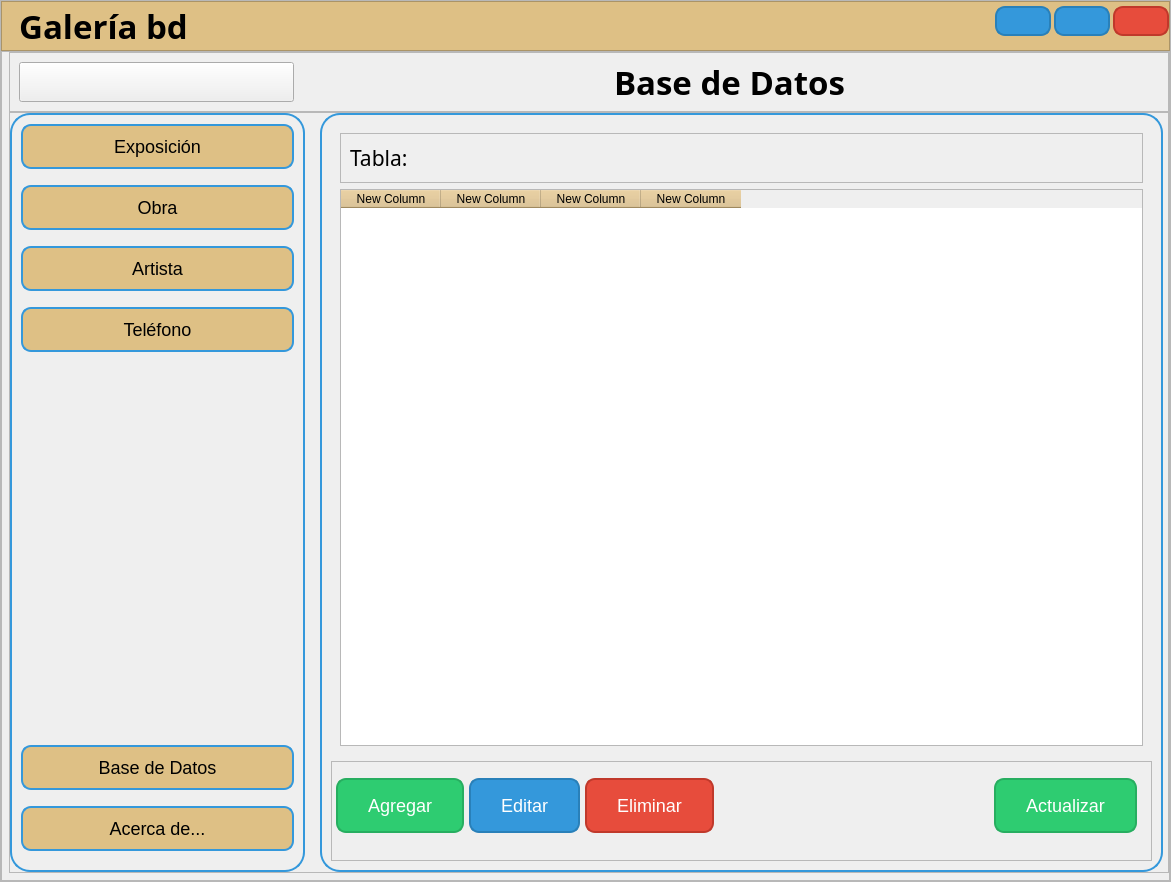
<?xml version="1.0" encoding="UTF-8"?>
<ui version="4.0">
 <class>MainWindow</class>
 <widget class="QMainWindow" name="MainWindow">
  <property name="geometry">
   <rect>
    <x>0</x>
    <y>0</y>
    <width>1171</width>
    <height>882</height>
   </rect>
  </property>
  <property name="windowTitle">
   <string>MainWindow</string>
  </property>
  <widget class="QWidget" name="centralwidget">
   <property name="styleSheet">
    <string notr="true">/*background-color: rgb(255, 255, 255);*/

</string>
   </property>
   <layout class="QHBoxLayout" name="horizontalLayout">
    <property name="spacing">
     <number>0</number>
    </property>
    <property name="leftMargin">
     <number>0</number>
    </property>
    <property name="topMargin">
     <number>0</number>
    </property>
    <property name="rightMargin">
     <number>0</number>
    </property>
    <property name="bottomMargin">
     <number>0</number>
    </property>
    <item>
     <widget class="QFrame" name="fr_contenedor">
      <property name="layoutDirection">
       <enum>Qt::LeftToRight</enum>
      </property>
      <property name="frameShape">
       <enum>QFrame::StyledPanel</enum>
      </property>
      <property name="frameShadow">
       <enum>QFrame::Raised</enum>
      </property>
      <layout class="QVBoxLayout" name="verticalLayout" stretch="1,8">
       <property name="spacing">
        <number>0</number>
       </property>
       <property name="leftMargin">
        <number>0</number>
       </property>
       <property name="topMargin">
        <number>0</number>
       </property>
       <property name="rightMargin">
        <number>0</number>
       </property>
       <property name="bottomMargin">
        <number>0</number>
       </property>
       <item>
        <widget class="QFrame" name="fr_superior">
         <property name="minimumSize">
          <size>
           <width>0</width>
           <height>50</height>
          </size>
         </property>
         <property name="maximumSize">
          <size>
           <width>16777215</width>
           <height>50</height>
          </size>
         </property>
         <property name="styleSheet">
          <string notr="true">*{background-color:#DEC085 ;}   /*#f39c12*/

/* Estilo para el botón de cerrar */
#bt_cerrar {
    padding: 10px;
    background-color: #e74c3c; /* Color rojo */
    border: 2px solid #c0392b; /* Borde rojo oscuro */
    border-radius: 10px;
    margin-bottom: 10px;
    color: #fff; /* Color del texto */
    cursor: pointer;
    transition: background-color 0.3s; /* Transición de color de fondo al pasar el mouse */
}

/* Estilo para el botón de minimizar */
#bt_minimizar {
    padding: 10px;
    background-color: #3498db; /* Color azul */
    border: 2px solid #2980b9; /* Borde azul oscuro */
    border-radius: 10px;
    margin-bottom: 10px;
	margin-right: 2.5px;
    color: #fff; /* Color del texto */
    cursor: pointer;
    transition: background-color 0.3s; /* Transición de color de fondo al pasar el mouse */
}

/* Estilo para el botón de maximizar */
#bt_maximizar {
    padding: 10px;
    background-color: #3498db; /* Color azul */
    border: 2px solid #2980b9; /* Borde azul oscuro */
    border-radius: 10px;
	margin-bottom: 10px; /* Margen en la parte inferior */
    margin-right: 2.5px;
    color: #fff; /* Color del texto */
    cursor: pointer;
    transition: background-color 0.3s; /* Transición de color de fondo al pasar el mouse */
}

/* Efecto hover para todos los botones */
#bt_cerrar:hover,
#bt_minimizar:hover,
#bt_maximizar:hover {
    background-color: #c0392b; /* Cambio de color de fondo al pasar el mouse para el botón de cerrar */
}

#bt_minimizar:hover,
#bt_maximizar:hover {
    background-color: #2980b9; /* Cambio de color de fondo al pasar el mouse para los botones de minimizar y maximizar */
}


</string>
         </property>
         <property name="frameShape">
          <enum>QFrame::StyledPanel</enum>
         </property>
         <property name="frameShadow">
          <enum>QFrame::Raised</enum>
         </property>
         <layout class="QHBoxLayout" name="horizontalLayout_2">
          <property name="spacing">
           <number>0</number>
          </property>
          <property name="leftMargin">
           <number>0</number>
          </property>
          <property name="topMargin">
           <number>0</number>
          </property>
          <property name="rightMargin">
           <number>0</number>
          </property>
          <property name="bottomMargin">
           <number>0</number>
          </property>
          <item>
           <widget class="QLabel" name="label">
            <property name="sizePolicy">
             <sizepolicy hsizetype="Preferred" vsizetype="Preferred">
              <horstretch>0</horstretch>
              <verstretch>0</verstretch>
             </sizepolicy>
            </property>
            <property name="minimumSize">
             <size>
              <width>0</width>
              <height>0</height>
             </size>
            </property>
            <property name="font">
             <font>
              <family>Mongolian Baiti</family>
              <pointsize>25</pointsize>
              <weight>75</weight>
              <bold>true</bold>
             </font>
            </property>
            <property name="text">
             <string>  Galería bd</string>
            </property>
           </widget>
          </item>
          <item>
           <spacer name="horizontalSpacer">
            <property name="orientation">
             <enum>Qt::Horizontal</enum>
            </property>
            <property name="sizeHint" stdset="0">
             <size>
              <width>40</width>
              <height>20</height>
             </size>
            </property>
           </spacer>
          </item>
          <item>
           <widget class="QPushButton" name="bt_minimizar">
            <property name="minimumSize">
             <size>
              <width>40</width>
              <height>0</height>
             </size>
            </property>
            <property name="maximumSize">
             <size>
              <width>16777215</width>
              <height>40</height>
             </size>
            </property>
            <property name="cursor">
             <cursorShape>PointingHandCursor</cursorShape>
            </property>
            <property name="text">
             <string/>
            </property>
            <property name="icon">
             <iconset resource="icons.qrc">
              <normaloff>:/icons/icons/minus.svg</normaloff>:/icons/icons/minus.svg</iconset>
            </property>
           </widget>
          </item>
          <item>
           <widget class="QPushButton" name="bt_maximizar">
            <property name="minimumSize">
             <size>
              <width>40</width>
              <height>0</height>
             </size>
            </property>
            <property name="maximumSize">
             <size>
              <width>16777215</width>
              <height>40</height>
             </size>
            </property>
            <property name="cursor">
             <cursorShape>PointingHandCursor</cursorShape>
            </property>
            <property name="text">
             <string/>
            </property>
            <property name="icon">
             <iconset resource="icons.qrc">
              <normaloff>:/icons/icons/maximize.svg</normaloff>:/icons/icons/maximize.svg</iconset>
            </property>
           </widget>
          </item>
          <item>
           <widget class="QPushButton" name="bt_cerrar">
            <property name="minimumSize">
             <size>
              <width>40</width>
              <height>0</height>
             </size>
            </property>
            <property name="maximumSize">
             <size>
              <width>16777215</width>
              <height>40</height>
             </size>
            </property>
            <property name="cursor">
             <cursorShape>PointingHandCursor</cursorShape>
            </property>
            <property name="styleSheet">
             <string notr="true">bt_cerrar {
    padding: 10px;
    background-color: #e74c3c; /* Color rojo */
    border: 2px solid #c0392b; /* Borde rojo oscuro */
    border-radius: 10px;
    margin-bottom: 10px;
    color: #fff; /* Color del texto */
    cursor: pointer;
    transition: background-color 0.3s; /* Transición de color de fondo al pasar el mouse */
}</string>
            </property>
            <property name="text">
             <string/>
            </property>
            <property name="icon">
             <iconset resource="icons.qrc">
              <normaloff>:/icons/icons/x.svg</normaloff>:/icons/icons/x.svg</iconset>
            </property>
           </widget>
          </item>
         </layout>
        </widget>
       </item>
       <item>
        <widget class="QFrame" name="fr_main">
         <property name="frameShape">
          <enum>QFrame::StyledPanel</enum>
         </property>
         <property name="frameShadow">
          <enum>QFrame::Raised</enum>
         </property>
         <layout class="QVBoxLayout" name="verticalLayout_2">
          <property name="spacing">
           <number>0</number>
          </property>
          <property name="leftMargin">
           <number>7</number>
          </property>
          <property name="topMargin">
           <number>0</number>
          </property>
          <property name="rightMargin">
           <number>0</number>
          </property>
          <property name="bottomMargin">
           <number>7</number>
          </property>
          <item>
           <widget class="QFrame" name="fr_menu_titulo">
            <property name="sizePolicy">
             <sizepolicy hsizetype="Preferred" vsizetype="Preferred">
              <horstretch>0</horstretch>
              <verstretch>200</verstretch>
             </sizepolicy>
            </property>
            <property name="minimumSize">
             <size>
              <width>0</width>
              <height>0</height>
             </size>
            </property>
            <property name="maximumSize">
             <size>
              <width>16777215</width>
              <height>60</height>
             </size>
            </property>
            <property name="frameShape">
             <enum>QFrame::StyledPanel</enum>
            </property>
            <property name="frameShadow">
             <enum>QFrame::Raised</enum>
            </property>
            <layout class="QHBoxLayout" name="horizontalLayout_4">
             <item>
              <widget class="QPushButton" name="bt_menu">
               <property name="minimumSize">
                <size>
                 <width>275</width>
                 <height>40</height>
                </size>
               </property>
               <property name="cursor">
                <cursorShape>PointingHandCursor</cursorShape>
               </property>
               <property name="text">
                <string/>
               </property>
               <property name="icon">
                <iconset resource="icons.qrc">
                 <normaloff>:/icons/icons/menu.svg</normaloff>:/icons/icons/menu.svg</iconset>
               </property>
               <property name="iconSize">
                <size>
                 <width>40</width>
                 <height>40</height>
                </size>
               </property>
              </widget>
             </item>
             <item>
              <spacer name="horizontalSpacer_2">
               <property name="orientation">
                <enum>Qt::Horizontal</enum>
               </property>
               <property name="sizeHint" stdset="0">
                <size>
                 <width>300</width>
                 <height>20</height>
                </size>
               </property>
              </spacer>
             </item>
             <item>
              <widget class="QLabel" name="label_2">
               <property name="font">
                <font>
                 <family>Mongolian Baiti</family>
                 <pointsize>25</pointsize>
                 <weight>75</weight>
                 <bold>true</bold>
                </font>
               </property>
               <property name="text">
                <string>Base de Datos</string>
               </property>
              </widget>
             </item>
             <item>
              <spacer name="horizontalSpacer_3">
               <property name="orientation">
                <enum>Qt::Horizontal</enum>
               </property>
               <property name="sizeHint" stdset="0">
                <size>
                 <width>300</width>
                 <height>20</height>
                </size>
               </property>
              </spacer>
             </item>
            </layout>
           </widget>
          </item>
          <item>
           <widget class="QFrame" name="frame_2">
            <property name="frameShape">
             <enum>QFrame::StyledPanel</enum>
            </property>
            <property name="frameShadow">
             <enum>QFrame::Raised</enum>
            </property>
            <layout class="QHBoxLayout" name="horizontalLayout_3">
             <property name="spacing">
              <number>10</number>
             </property>
             <property name="leftMargin">
              <number>0</number>
             </property>
             <property name="topMargin">
              <number>0</number>
             </property>
             <property name="rightMargin">
              <number>0</number>
             </property>
             <property name="bottomMargin">
              <number>0</number>
             </property>
             <item>
              <widget class="QFrame" name="fr_menu">
               <property name="minimumSize">
                <size>
                 <width>300</width>
                 <height>0</height>
                </size>
               </property>
               <property name="maximumSize">
                <size>
                 <width>300</width>
                 <height>16777215</height>
                </size>
               </property>
               <property name="styleSheet">
                <string notr="true">QPushButton{
	padding: 10px;
	background-color: #DEC085;
	border: 2px solid #3498db;
	border-radius: 10px;
	margin-bottom: 10px;
	font-size: 18px;

}

QPushButton:hover {
    background-color: white; /* Fondo gris claro cuando el mouse está sobre el botón */
    color: black; /* Texto en color negro cuando el mouse está sobre el botón */
}

#fr_menu {
	background-color: ;
	border: 2px solid #3498db;
	border-radius: 20px;
	margin-right: 5px;
}</string>
               </property>
               <property name="frameShape">
                <enum>QFrame::StyledPanel</enum>
               </property>
               <property name="frameShadow">
                <enum>QFrame::Raised</enum>
               </property>
               <layout class="QVBoxLayout" name="verticalLayout_3">
                <item>
                 <widget class="QPushButton" name="bt_exposicion">
                  <property name="cursor">
                   <cursorShape>PointingHandCursor</cursorShape>
                  </property>
                  <property name="layoutDirection">
                   <enum>Qt::LeftToRight</enum>
                  </property>
                  <property name="text">
                   <string>Exposición</string>
                  </property>
                  <property name="checkable">
                   <bool>false</bool>
                  </property>
                  <property name="autoRepeat">
                   <bool>false</bool>
                  </property>
                 </widget>
                </item>
                <item>
                 <widget class="QPushButton" name="bt_obra">
                  <property name="cursor">
                   <cursorShape>PointingHandCursor</cursorShape>
                  </property>
                  <property name="layoutDirection">
                   <enum>Qt::LeftToRight</enum>
                  </property>
                  <property name="text">
                   <string>Obra</string>
                  </property>
                  <property name="checkable">
                   <bool>false</bool>
                  </property>
                  <property name="autoRepeat">
                   <bool>false</bool>
                  </property>
                 </widget>
                </item>
                <item>
                 <widget class="QPushButton" name="bt_artista">
                  <property name="cursor">
                   <cursorShape>PointingHandCursor</cursorShape>
                  </property>
                  <property name="layoutDirection">
                   <enum>Qt::LeftToRight</enum>
                  </property>
                  <property name="text">
                   <string>Artista</string>
                  </property>
                  <property name="checkable">
                   <bool>false</bool>
                  </property>
                  <property name="autoRepeat">
                   <bool>false</bool>
                  </property>
                 </widget>
                </item>
                <item>
                 <widget class="QPushButton" name="bt_telefono">
                  <property name="cursor">
                   <cursorShape>PointingHandCursor</cursorShape>
                  </property>
                  <property name="layoutDirection">
                   <enum>Qt::LeftToRight</enum>
                  </property>
                  <property name="text">
                   <string>Teléfono</string>
                  </property>
                  <property name="checkable">
                   <bool>false</bool>
                  </property>
                  <property name="autoRepeat">
                   <bool>false</bool>
                  </property>
                 </widget>
                </item>
                <item>
                 <spacer name="verticalSpacer">
                  <property name="orientation">
                   <enum>Qt::Vertical</enum>
                  </property>
                  <property name="sizeHint" stdset="0">
                   <size>
                    <width>20</width>
                    <height>40</height>
                   </size>
                  </property>
                 </spacer>
                </item>
                <item>
                 <widget class="QPushButton" name="bt_tablas">
                  <property name="cursor">
                   <cursorShape>PointingHandCursor</cursorShape>
                  </property>
                  <property name="text">
                   <string>Base de Datos</string>
                  </property>
                 </widget>
                </item>
                <item>
                 <widget class="QPushButton" name="bt_acerca_de">
                  <property name="cursor">
                   <cursorShape>PointingHandCursor</cursorShape>
                  </property>
                  <property name="layoutDirection">
                   <enum>Qt::LeftToRight</enum>
                  </property>
                  <property name="text">
                   <string>Acerca de...</string>
                  </property>
                  <property name="checkable">
                   <bool>false</bool>
                  </property>
                  <property name="autoRepeat">
                   <bool>false</bool>
                  </property>
                 </widget>
                </item>
               </layout>
              </widget>
             </item>
             <item>
              <widget class="QFrame" name="fr_tablas">
               <property name="styleSheet">
                <string notr="true">#fr_tablas {
	background-color: ;
	border: 2px solid #3498db;
	border-radius: 20px;
	margin-right: 5px;
}</string>
               </property>
               <property name="frameShape">
                <enum>QFrame::StyledPanel</enum>
               </property>
               <property name="frameShadow">
                <enum>QFrame::Raised</enum>
               </property>
               <layout class="QVBoxLayout" name="verticalLayout_4">
                <item>
                 <widget class="QStackedWidget" name="stackedWidget">
                  <property name="styleSheet">
                   <string notr="true">QHeaderView::section {
    background-color: #DEC085 ;
}
{
background-color: ;
border: 1px solid #3498db;
}</string>
                  </property>
                  <property name="currentIndex">
                   <number>1</number>
                  </property>
                  <widget class="QWidget" name="page_acerca_de">
                   <layout class="QVBoxLayout" name="verticalLayout_6">
                    <item>
                     <widget class="QTextBrowser" name="text_acerca_de">
                      <property name="html">
                       <string>&lt;!DOCTYPE HTML PUBLIC &quot;-//W3C//DTD HTML 4.0//EN&quot; &quot;http://www.w3.org/TR/REC-html40/strict.dtd&quot;&gt;
&lt;html&gt;&lt;head&gt;&lt;meta name=&quot;qrichtext&quot; content=&quot;1&quot; /&gt;&lt;style type=&quot;text/css&quot;&gt;
p, li { white-space: pre-wrap; }
&lt;/style&gt;&lt;/head&gt;&lt;body style=&quot; font-family:'MS Shell Dlg 2'; font-size:7.8pt; font-weight:400; font-style:normal;&quot;&gt;
&lt;p style=&quot; margin-top:0px; margin-bottom:0px; margin-left:0px; margin-right:0px; -qt-block-indent:0; text-indent:0px;&quot;&gt;&lt;span style=&quot; font-size:12pt; text-decoration: underline;&quot;&gt;Acerca de la aplicación:&lt;/span&gt;&lt;/p&gt;
&lt;p style=&quot;-qt-paragraph-type:empty; margin-top:0px; margin-bottom:0px; margin-left:0px; margin-right:0px; -qt-block-indent:0; text-indent:0px;&quot;&gt;&lt;br /&gt;&lt;/p&gt;
&lt;p style=&quot; margin-top:0px; margin-bottom:0px; margin-left:0px; margin-right:0px; -qt-block-indent:0; text-indent:0px;&quot;&gt;&lt;span style=&quot; font-size:12pt;&quot;&gt;Desarrolladores: Angel Gabriel Garcia Plutin&lt;/span&gt;&lt;/p&gt;
&lt;p style=&quot; margin-top:0px; margin-bottom:0px; margin-left:0px; margin-right:0px; -qt-block-indent:0; text-indent:0px;&quot;&gt;&lt;span style=&quot; font-size:12pt;&quot;&gt;	            Javier Alexey Molina Cardoso&lt;/span&gt;&lt;/p&gt;
&lt;p style=&quot;-qt-paragraph-type:empty; margin-top:0px; margin-bottom:0px; margin-left:0px; margin-right:0px; -qt-block-indent:0; text-indent:0px; font-size:12pt;&quot;&gt;&lt;br /&gt;&lt;/p&gt;
&lt;p style=&quot; margin-top:0px; margin-bottom:0px; margin-left:0px; margin-right:0px; -qt-block-indent:0; text-indent:0px;&quot;&gt;&lt;span style=&quot; font-size:12pt;&quot;&gt;Descripción:&lt;/span&gt;&lt;/p&gt;
&lt;p style=&quot; margin-top:0px; margin-bottom:0px; margin-left:0px; margin-right:0px; -qt-block-indent:0; text-indent:0px;&quot;&gt;&lt;span style=&quot; font-size:12pt;&quot;&gt;Sistema de información para galería de arte que proporciona acceso actualizado a exposiciones, incluyendo detalles como título, descripción, fechas de inauguración y clausura. La aplicación muestra obras de arte con información detallada como título, artista, estilo y precio de salida. Permite a los usuarios realizar ofertas por obras, y al finalizar la exposición, el propietario puede vender la obra al mejor postor. Desarrollado en Python con sqlite3 para gestionar la base de datos. Utiliza Visual Studio Code 1.81.0 como entorno de desarrollo y DB Browser SQLite 3.12.2 para explorar y administrar eficientemente la base de datos. Se basa en un Modelo Entidad Relación (MER) y un modelo relacional para implementar el sistema de información de la galería de arte.&lt;/span&gt;&lt;/p&gt;
&lt;p style=&quot;-qt-paragraph-type:empty; margin-top:0px; margin-bottom:0px; margin-left:0px; margin-right:0px; -qt-block-indent:0; text-indent:0px; font-size:12pt;&quot;&gt;&lt;br /&gt;&lt;/p&gt;
&lt;p style=&quot; margin-top:0px; margin-bottom:0px; margin-left:0px; margin-right:0px; -qt-block-indent:0; text-indent:0px;&quot;&gt;&lt;span style=&quot; font-size:12pt; font-weight:600;&quot;&gt;Versión: 1.0&lt;/span&gt;&lt;/p&gt;&lt;/body&gt;&lt;/html&gt;</string>
                      </property>
                     </widget>
                    </item>
                   </layout>
                  </widget>
                  <widget class="QWidget" name="page_tb">
                   <layout class="QVBoxLayout" name="verticalLayout_5">
                    <item>
                     <widget class="QFrame" name="fr_nombre_tb">
                      <property name="frameShape">
                       <enum>QFrame::StyledPanel</enum>
                      </property>
                      <property name="frameShadow">
                       <enum>QFrame::Raised</enum>
                      </property>
                      <layout class="QHBoxLayout" name="horizontalLayout_5">
                       <item>
                        <widget class="QLabel" name="lb_tabla">
                         <property name="maximumSize">
                          <size>
                           <width>75</width>
                           <height>16777215</height>
                          </size>
                         </property>
                         <property name="font">
                          <font>
                           <family>Yu Gothic UI Semibold</family>
                           <pointsize>16</pointsize>
                           <weight>50</weight>
                           <bold>false</bold>
                           <underline>false</underline>
                           <strikeout>false</strikeout>
                          </font>
                         </property>
                         <property name="text">
                          <string>Tabla:</string>
                         </property>
                        </widget>
                       </item>
                       <item>
                        <widget class="QLabel" name="lb_nombre_tb">
                         <property name="font">
                          <font>
                           <family>Yu Gothic UI Light</family>
                           <pointsize>16</pointsize>
                           <strikeout>false</strikeout>
                           <kerning>true</kerning>
                          </font>
                         </property>
                         <property name="text">
                          <string/>
                         </property>
                        </widget>
                       </item>
                      </layout>
                     </widget>
                    </item>
                    <item>
                     <widget class="QTableWidget" name="tb_main">
                      <property name="cursor" stdset="0">
                       <cursorShape>ArrowCursor</cursorShape>
                      </property>
                      <column>
                       <property name="text">
                        <string>New Column</string>
                       </property>
                      </column>
                      <column>
                       <property name="text">
                        <string>New Column</string>
                       </property>
                      </column>
                      <column>
                       <property name="text">
                        <string>New Column</string>
                       </property>
                      </column>
                      <column>
                       <property name="text">
                        <string>New Column</string>
                       </property>
                      </column>
                     </widget>
                    </item>
                   </layout>
                  </widget>
                  <widget class="QWidget" name="page"/>
                 </widget>
                </item>
                <item>
                 <widget class="QFrame" name="fr_crud">
                  <property name="minimumSize">
                   <size>
                    <width>0</width>
                    <height>100</height>
                   </size>
                  </property>
                  <property name="maximumSize">
                   <size>
                    <width>16777215</width>
                    <height>100</height>
                   </size>
                  </property>
                  <property name="styleSheet">
                   <string notr="true">/* Estilo para el botón Agregar */
#bt_agregar {
    padding: 15px 30px;
    background-color: #2ecc71; /* Color verde */
    border: 2px solid #27ae60; /* Borde verde oscuro */
    border-radius: 10px;
    margin-bottom: 10px; /* Margen en la parte inferior */
    margin-right: 5px; /* Margen en la parte derecha */
    color: #fff; /* Color del texto */
    cursor: pointer;
    transition: background-color 0.3s; /* Transición de color de fondo al pasar el mouse */
}

/* Estilo para el botón Editar */
#bt_editar {
    padding: 15px 30px;
    background-color: #3498db; /* Color azul */
    border: 2px solid #2980b9; /* Borde azul oscuro */
    border-radius: 10px;
    margin-bottom: 10px; /* Margen en la parte inferior */
    margin-right: 5px; /* Margen en la parte derecha */
    color: #fff; /* Color del texto */
    cursor: pointer;
    transition: background-color 0.3s; /* Transición de color de fondo al pasar el mouse */
}

/* Estilo para el botón Eliminar */
#bt_eliminar {
    padding: 15px 30px;
    background-color: #e74c3c; /* Color rojo */
    border: 2px solid #c0392b; /* Borde rojo oscuro */
    border-radius: 10px;
    margin-bottom: 10px; /* Margen en la parte inferior */
    margin-right: 10px; /* Margen en la parte derecha */
    color: #fff; /* Color del texto */
    cursor: pointer;
    transition: background-color 0.3s; /* Transición de color de fondo al pasar el mouse */
}

/* Estilo para el botón Actualizar */
#bt_actualizar {
    padding: 15px 30px;
    background-color: #f39c12; /* Color naranja */
    border: 2px solid #27ae60; /* Borde verde oscuro */
    border-radius: 10px;
    margin-bottom: 10px; /* Margen en la parte inferior */
    margin-right: 10px; /* Margen en la parte derecha */
    color: #fff; /* Color del texto */
    cursor: pointer;
    transition: background-color 0.3s; /* Transición de color de fondo al pasar el mouse */
}

#bt_agregar {
    background-color: #2ecc71; /* Color verde */
}

/* Efecto hover para el botón Agregar */
#bt_agregar:hover {
    background-color: #27ae60; /* Cambio de color de fondo al pasar el mouse */
    transform: scale(1.1); /* Escala del botón al pasar el mouse */
}

/* Estilo para el botón Editar */
#bt_editar {
    background-color: #3498db; /* Color azul */
}

/* Efecto hover para el botón Editar */
#bt_editar:hover {
    background-color: #2980b9; /* Cambio de color de fondo al pasar el mouse */
    transform: scale(1.1); /* Escala del botón al pasar el mouse */
}

/* Estilo para el botón Eliminar */
#bt_eliminar {
    background-color: #e74c3c; /* Color rojo */
}

/* Efecto hover para el botón Eliminar */
#bt_eliminar:hover {
    background-color: #c0392b; /* Cambio de color de fondo al pasar el mouse */
    transform: scale(1.1); /* Escala del botón al pasar el mouse */
}

/* Estilo para el botón Actualizar */
#bt_actualizar {
    background-color: #2ecc71; /* Color naranja */
}

/* Efecto hover para el botón Actualizar */
#bt_actualizar:hover {
    background-color:#27ae60; /* Cambio de color de fondo al pasar el mouse */
    transform: scale(1.1); /* Escala del botón al pasar el mouse */
}

QPushButton {
	font-size:18px ;
}</string>
                  </property>
                  <property name="frameShape">
                   <enum>QFrame::StyledPanel</enum>
                  </property>
                  <property name="frameShadow">
                   <enum>QFrame::Raised</enum>
                  </property>
                  <layout class="QHBoxLayout" name="horizontalLayout_6">
                   <property name="spacing">
                    <number>0</number>
                   </property>
                   <property name="leftMargin">
                    <number>4</number>
                   </property>
                   <property name="topMargin">
                    <number>0</number>
                   </property>
                   <property name="rightMargin">
                    <number>4</number>
                   </property>
                   <property name="bottomMargin">
                    <number>0</number>
                   </property>
                   <item>
                    <widget class="QPushButton" name="bt_agregar">
                     <property name="cursor">
                      <cursorShape>PointingHandCursor</cursorShape>
                     </property>
                     <property name="text">
                      <string>Agregar</string>
                     </property>
                    </widget>
                   </item>
                   <item>
                    <widget class="QPushButton" name="bt_editar">
                     <property name="cursor">
                      <cursorShape>PointingHandCursor</cursorShape>
                     </property>
                     <property name="text">
                      <string>Editar</string>
                     </property>
                    </widget>
                   </item>
                   <item>
                    <widget class="QPushButton" name="bt_eliminar">
                     <property name="cursor">
                      <cursorShape>PointingHandCursor</cursorShape>
                     </property>
                     <property name="text">
                      <string>Eliminar</string>
                     </property>
                    </widget>
                   </item>
                   <item>
                    <spacer name="horizontalSpacer_4">
                     <property name="orientation">
                      <enum>Qt::Horizontal</enum>
                     </property>
                     <property name="sizeHint" stdset="0">
                      <size>
                       <width>200</width>
                       <height>20</height>
                      </size>
                     </property>
                    </spacer>
                   </item>
                   <item>
                    <widget class="QPushButton" name="bt_actualizar">
                     <property name="cursor">
                      <cursorShape>PointingHandCursor</cursorShape>
                     </property>
                     <property name="text">
                      <string>Actualizar</string>
                     </property>
                    </widget>
                   </item>
                  </layout>
                 </widget>
                </item>
               </layout>
              </widget>
             </item>
            </layout>
           </widget>
          </item>
         </layout>
        </widget>
       </item>
      </layout>
     </widget>
    </item>
   </layout>
  </widget>
 </widget>
 <resources>
  <include location="icons.qrc"/>
 </resources>
 <connections/>
</ui>
